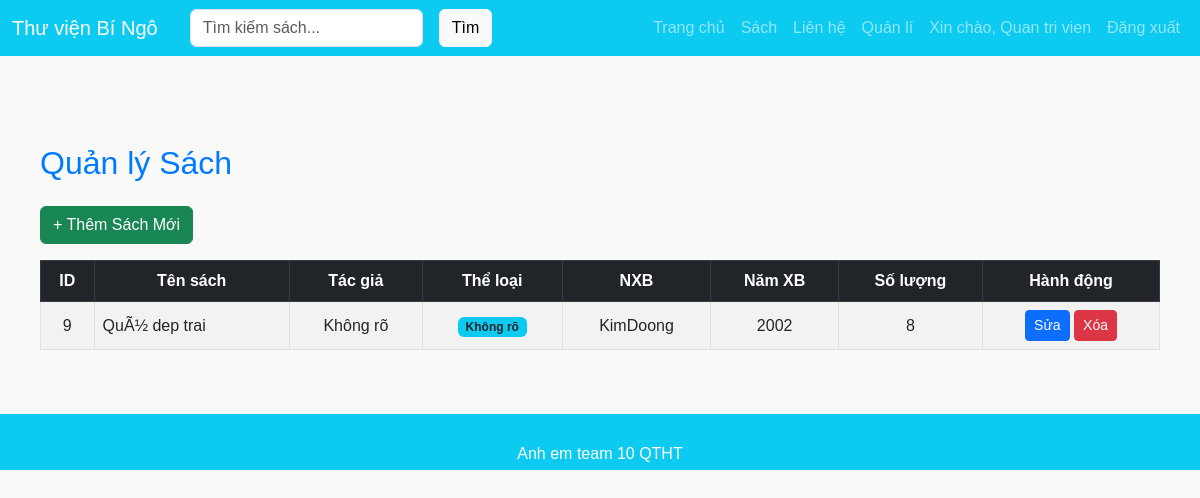
The app's page /admin/manage-books (signed in), older data.
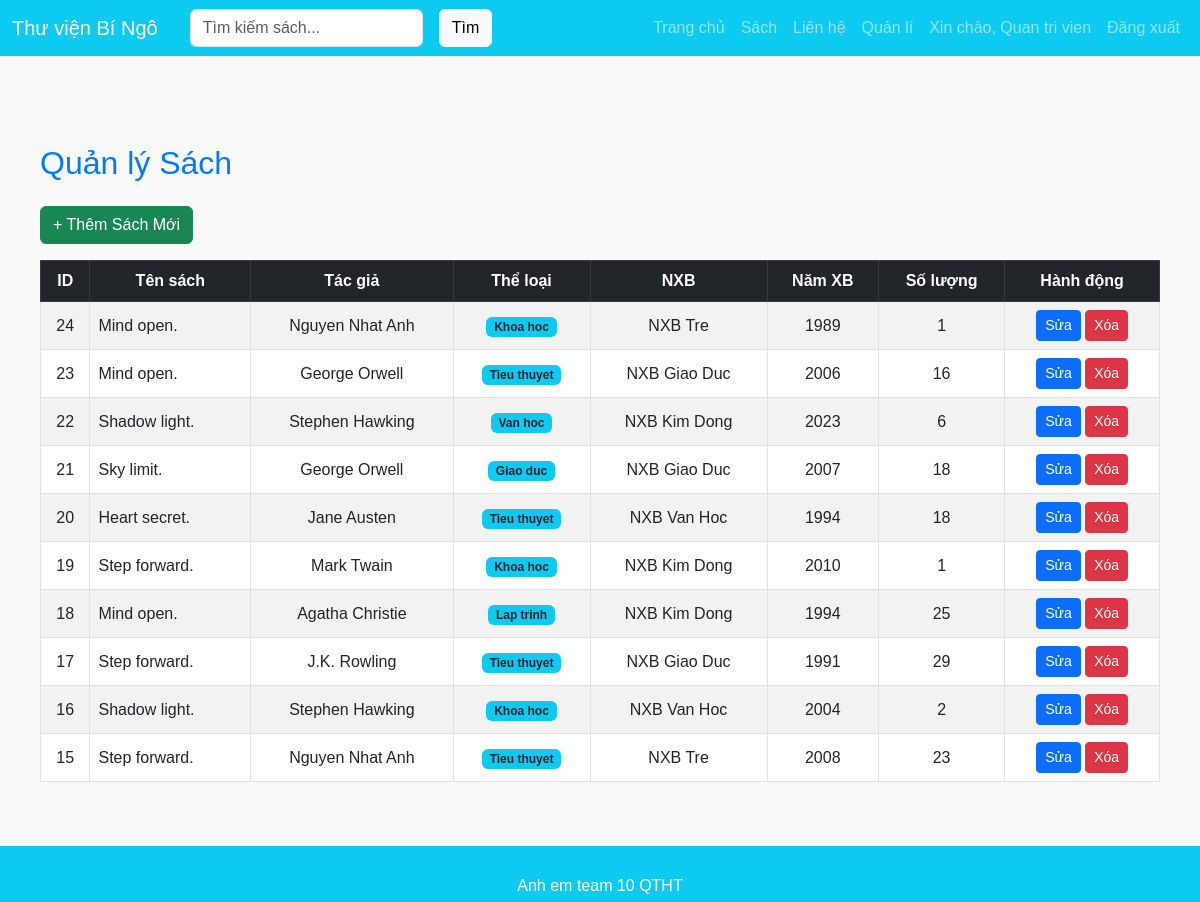
The same page, newer data.
### tables this page shows
CREATE TABLE `sach` (
	  `id` INT AUTO_INCREMENT PRIMARY KEY,
	  `tensach` VARCHAR(255) NOT NULL,
	  `mota` TEXT,
	  `theloai_id` INT,        
	  `soluong` INT NOT NULL DEFAULT 0 COMMENT 'Số lượng sách hiện có',
	  `tacgia_id` INT,         
	  `nhaxuatban` VARCHAR(100),
	  `namxuatban` INT,
	  `isbn` VARCHAR(20),
	  `ngaythem` TIMESTAMP DEFAULT CURRENT_TIMESTAMP,
	  `tags` TEXT COMMENT 'Giữ nguyên từ cũ',
	  
	  CONSTRAINT fk_sach_theloai FOREIGN KEY (`theloai_id`) REFERENCES `theloai`(`id`) ON DELETE SET NULL ON UPDATE CASCADE,
	  CONSTRAINT fk_sach_tacgia FOREIGN KEY (`tacgia_id`) REFERENCES `tacgia`(`id`) ON DELETE SET NULL ON UPDATE CASCADE
	);

CREATE TABLE `tacgia` (
	  `id` INT AUTO_INCREMENT PRIMARY KEY,
	  `tentacgia` VARCHAR(100) NOT NULL,
	  `tieusu` TEXT,
	  `anh` VARCHAR(255)
	);

CREATE TABLE `theloai` (
	  `id` INT AUTO_INCREMENT PRIMARY KEY,
	  `tentheloai` VARCHAR(50) NOT NULL,
	  `slug` VARCHAR(50) NOT NULL,
	  `mota` TEXT
	);

### app/controllers/AdminController.php (called while the page is built, shortened)
<?php
require_once __DIR__ . '/../models/Book.php';
class AdminController
{
public function manageBooks()
{
    $books = Book::getWithDetails();
    include_once __DIR__ . '/../views/admin/manage-books.php';
}
}
?>

### public/index.php (called while the page is built)
<?php
require_once __DIR__ . '/../routes/web.php';
?>

### app/models/Book.php (called while the page is built, shortened)
<?php
class Book {
    public function __construct($id, $tensach, $mota, $soluong = 0, $theloai_id = null, $tacgia_id = null, $nhaxuatban = '', $namxuatban = null, $tags = '', $ngaythem = null, $tentheloai = null, $tentacgia = null) {
        $this->id = $id;
        $this->tensach = $tensach;
        $this->soluong = $soluong;
        $this->nhaxuatban = $nhaxuatban;
        $this->namxuatban = $namxuatban;
        $this->tentheloai = $tentheloai;
        $this->tentacgia = $tentacgia;
    }
    public static function getWithDetails() {
        $db = Database::getInstance()->getConnection();
        $stmt = $db->query("
            SELECT sach.*,
                   theloai.tentheloai,
                   tacgia.tentacgia
            FROM sach
            LEFT JOIN theloai ON sach.theloai_id = theloai.id
            LEFT JOIN tacgia ON sach.tacgia_id = tacgia.id
            ORDER BY sach.id DESC
        ");
        $rows = $stmt->fetchAll(PDO::FETCH_ASSOC);
        $books = [];
        foreach ($rows as $row) {
            $books[] = new Book(
                $row['id'],
                $row['tensach'],
                $row['mota'],
                $row['soluong'] ?? 0,
                $row['theloai_id'] ?? null,
                $row['tacgia_id'] ?? null,
                $row['nhaxuatban'] ?? '',
                $row['namxuatban'] ?? null,
                $row['tags'] ?? '',
                $row['ngaythem'] ?? null,
                $row['tentheloai'] ?? null,
                $row['tentacgia'] ?? null
            );
        }
        return $books;
    }
}

### app/views/admin/manage-books.php (the view, shortened to what this page needs)
<?php include __DIR__ . '/../layouts/header.php'; ?>
<div class="container mt-4">
    <h2 class="mb-4">Quản lý Sách</h2>
    <a href="/admin/add-book" class="btn btn-success mb-3">+ Thêm Sách Mới</a>
    <div class="table-responsive">
        <table class="table table-bordered table-hover table-striped align-middle text-center">
            <thead class="table-dark">
                <tr>
                    <th>ID</th>
                    <th>Tên sách</th>
                    <th>Tác giả</th>
                    <th>Thể loại</th>
                    <th>NXB</th>
                    <th>Năm XB</th>
                    <th>Số lượng</th>
                    <th>Hành động</th>
                </tr>
            </thead>
            <tbody>
                <?php foreach ($books as $book): ?>
                <tr>
                    <td><?= $book->id ?></td>
                    <td class="text-start"><?= htmlspecialchars($book->tensach) ?></td>
                    <td><?= htmlspecialchars($book->tentacgia ?? 'Không rõ') ?></td>
                    <td><span class="badge bg-info text-dark"><?= htmlspecialchars($book->tentheloai ?? 'Không rõ') ?></span></td>
                    <td><?= htmlspecialchars($book->nhaxuatban) ?></td>
                    <td><?= $book->namxuatban ?></td>
                    <td><?= $book->soluong ?></td>
                    <td>
                        <a href="/admin/edit-book?id=<?= $book->id ?>" class="btn btn-sm btn-primary">Sửa</a>
                        <a href="/admin/delete-book?id=<?= $book->id ?>"
                           class="btn btn-sm btn-danger"
                           onclick="return confirm('Bạn có chắc muốn xóa sách này?')">Xóa</a>
                    </td>
                </tr>
                <?php endforeach; ?>
            </tbody>
        </table>
    </div>
</div>
<?php include __DIR__ . '/../layouts/footer.php'; ?>

Row changes from the older to the newer data that the page shows:
removed sach: id "9", tensach "QuÃ½ dep trai", tentacgia "Không rõ", tentheloai "Không rõ", nhaxuatban "KimDoong", namxuatban "2002", soluong "8"
added sach: id "24", tensach "Mind open.", tacgia.tentacgia "Nguyen Nhat Anh", theloai.tentheloai "Khoa hoc", nhaxuatban "NXB Tre", namxuatban "1989", soluong "1"
added sach: id "23", tensach "Mind open.", tacgia.tentacgia "George Orwell", theloai.tentheloai "Tieu thuyet", nhaxuatban "NXB Giao Duc", namxuatban "2006", soluong "16"
added sach: id "22", tensach "Shadow light.", tacgia.tentacgia "Stephen Hawking", theloai.tentheloai "Van hoc", nhaxuatban "NXB Kim Dong", namxuatban "2023", soluong "6"
added sach: id "21", tensach "Sky limit.", tacgia.tentacgia "George Orwell", theloai.tentheloai "Giao duc", nhaxuatban "NXB Giao Duc", namxuatban "2007", soluong "18"
added sach: id "20", tensach "Heart secret.", tacgia.tentacgia "Jane Austen", theloai.tentheloai "Tieu thuyet", nhaxuatban "NXB Van Hoc", namxuatban "1994", soluong "18"
added sach: id "19", tensach "Step forward.", tacgia.tentacgia "Mark Twain", theloai.tentheloai "Khoa hoc", nhaxuatban "NXB Kim Dong", namxuatban "2010", soluong "1"
added sach: id "18", tensach "Mind open.", tacgia.tentacgia "Agatha Christie", theloai.tentheloai "Lap trinh", nhaxuatban "NXB Kim Dong", namxuatban "1994", soluong "25"
added sach: id "17", tensach "Step forward.", tacgia.tentacgia "J.K. Rowling", theloai.tentheloai "Tieu thuyet", nhaxuatban "NXB Giao Duc", namxuatban "1991", soluong "29"
added sach: id "16", tensach "Shadow light.", tacgia.tentacgia "Stephen Hawking", theloai.tentheloai "Khoa hoc", nhaxuatban "NXB Van Hoc", namxuatban "2004", soluong "2"
added sach: id "15", tensach "Step forward.", tacgia.tentacgia "Nguyen Nhat Anh", theloai.tentheloai "Tieu thuyet", nhaxuatban "NXB Tre", namxuatban "2008", soluong "23"
